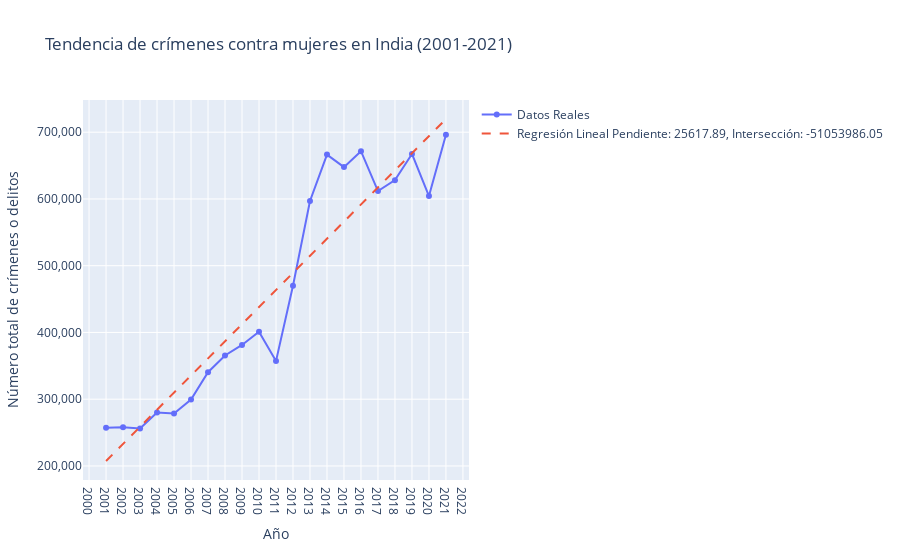

Here is the notebook cell this chart was saved with:
### Code cell
# Verifica si 'Total de crímenes o delitos' ya existe
if 'Total de crímenes o delitos' not in crime_trend.columns:
    # Selecciona solo las columnas numéricas
    numeric_columns = crime_trend.select_dtypes(include=['number']).columns
    
    # Agrega una columna para el total de crímenes sumando solo las columnas numéricas
    crime_trend['Total de crímenes o delitos'] = crime_trend[numeric_columns].sum(axis=1)

# Asegúrate de que el índice sea entero
crime_trend.index = crime_trend.index.astype(int)

# Convertir el índice a una columna para la regresión
crime_trend_reset = crime_trend.reset_index()
crime_trend_reset.rename(columns={'index': 'Año'}, inplace=True)

# Preparar los datos para la regresión lineal
X = crime_trend_reset[['Año']].values.reshape(-1, 1)  # Año como variable independiente
y = crime_trend_reset['Total de crímenes o delitos'].values  # Total de crímenes como variable dependiente

# Crear el modelo de regresión lineal
model = LinearRegression()
model.fit(X, y)

# Predicciones
crime_trend_reset['Predicción'] = model.predict(X)

# Coeficiente de la regresión
coef = model.coef_[0]
intercept = model.intercept_

# Crear el gráfico
fig = go.Figure()

# Línea de los datos
fig.add_trace(go.Scatter(
    x=crime_trend_reset['Año'],
    y=crime_trend_reset['Total de crímenes o delitos'],
    mode='lines+markers',
    name='Datos Reales',
    hoverinfo='x+y',
))

# Línea de la regresión
fig.add_trace(go.Scatter(
    x=crime_trend_reset['Año'],
    y=crime_trend_reset['Predicción'],
    mode='lines',
    name=f'Regresión Lineal\nPendiente: {coef:.2f}, Intersección: {intercept:.2f}',
    line=dict(dash='dash'),
    hoverinfo='x+y',
))

# Ajustar el diseño del gráfico
fig.update_layout(
    title='Tendencia de crímenes contra mujeres en India (2001-2021)',
    xaxis_title='Año',
    yaxis_title='Número total de crímenes o delitos',
    xaxis=dict(
        tickmode='linear',
        dtick=1
    ),
    yaxis=dict(
        tickformat=',d'
    ),
    hovermode='x unified'
)

# Mostrar el gráfico
fig.show()

# Imprimir el coeficiente de la regresión
print(f'Pendiente de la regresión: {coef:.2f}')
print(f'Intersección de la regresión: {intercept:.2f}')

# Evaluar la validez de la hipótesis
if coef > 0:
    print("La hipótesis es válida: La tasa de crímenes ha aumentado.")
elif coef < 0:
    print("La hipótesis es inválida: La tasa de crímenes ha disminuido.")
else:
    print("La hipótesis no puede ser validada: No hay cambio en la tasa de crímenes.")

# Análisis detallado de los últimos cuatro años
recent_years = crime_trend_reset[crime_trend_reset['Año'] >= crime_trend_reset['Año'].max() - 3]
recent_years_summary = recent_years[['Año', 'Total de crímenes o delitos', 'Predicción']]

print("\nAnálisis de los últimos cuatro años:")
print(recent_years_summary.to_string(index=False))

# Calcular el cambio porcentual, ignorando el primer año donde no hay comparación previa
recent_years['Cambio porcentual'] = recent_years['Total de crímenes o delitos'].pct_change() * 100

# Filtrar filas con cambio porcentual calculado
recent_years_filtered = recent_years.dropna(subset=['Cambio porcentual'])

print("\nCambio porcentual en los últimos cuatro años (sin 'NaN'):")
print(recent_years_filtered[['Año', 'Cambio porcentual']].to_string(index=False))

# Análisis de la tendencia completa
print("\nAnálisis general de la tendencia (2001-2021):")
total_crimes_start = crime_trend_reset.iloc[0]['Total de crímenes o delitos']
total_crimes_end = crime_trend_reset.iloc[-1]['Total de crímenes o delitos']
total_crimes_change = total_crimes_end - total_crimes_start
total_crimes_change_pct = (total_crimes_change / total_crimes_start) * 100

print(f'Número total de crímenes en 2001: {total_crimes_start:.2f}')
print(f'Número total de crímenes en 2021: {total_crimes_end:.2f}')
print(f'Cambio absoluto en el periodo: {total_crimes_change:.2f}')
print(f'Cambio porcentual en el periodo: {total_crimes_change_pct:.2f}%')

### Figure 1 — Plotly figure (JSON) as saved in the notebook; plotly's stock layout.template omitted (floating-point values rounded to 4 significant figures)
{"data": [{"hoverinfo": "x+y", "mode": "lines+markers", "name": "Datos Reales", "type": "scatter", "x": [2001, 2002, 2003, 2004, 2005, 2006, 2007, 2008, 2009, 2010, 2011, 2012, 2013, 2014, 2015, 2016, 2017, 2018, 2019, 2020, 2021], "y": [257074, 257944, 256284, 280144, 278666, 299484, 340392, 365514, 381234, 401068, 357058, 470050, 596888, 666432, 647704, 671538, 611794, 628186, 667434, 604372, 696184]}, {"hoverinfo": "x+y", "line": {"dash": "dash"}, "mode": "lines", "name": "Regresión Lineal\nPendiente: 25617.89, Intersección: -51053986.05", "type": "scatter", "x": [2001, 2002, 2003, 2004, 2005, 2006, 2007, 2008, 2009, 2010, 2011, 2012, 2013, 2014, 2015, 2016, 2017, 2018, 2019, 2020, 2021], "y": [207400.0, 233000.0, 258600.0, 284300.0, 309900.0, 335500.0, 361100.0, 386700.0, 412400.0, 438000.0, 463600.0, 489200.0, 514800.0, 540400.0, 566100.0, 591700.0, 617300.0, 642900.0, 668500.0, 694200.0, 719800.0]}], "layout": {"hovermode": "x unified", "title": {"text": "Tendencia de crímenes contra mujeres en India (2001-2021)"}, "xaxis": {"dtick": 1, "tickmode": "linear", "title": {"text": "Año"}}, "yaxis": {"tickformat": ",d", "title": {"text": "Número total de crímenes o delitos"}}}}
